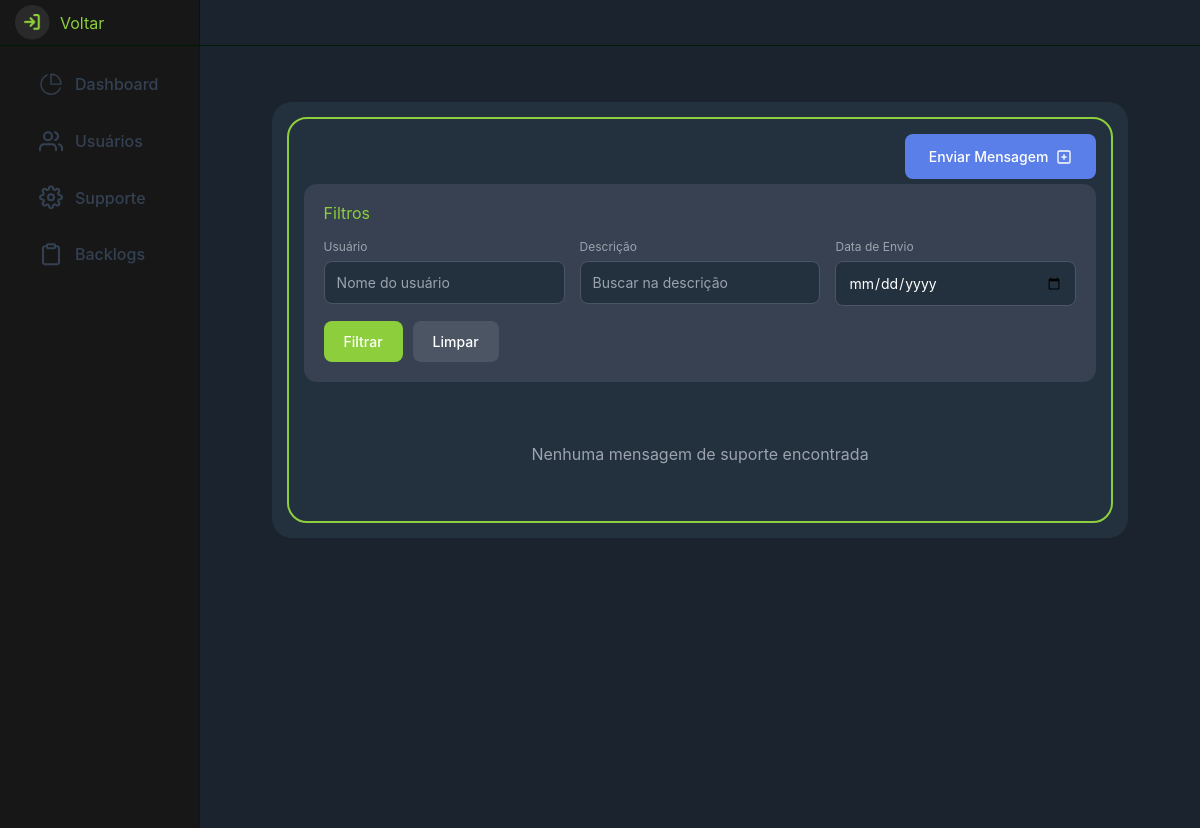
The page /dashboard/support/ (signed in) on the database as committed earlier.
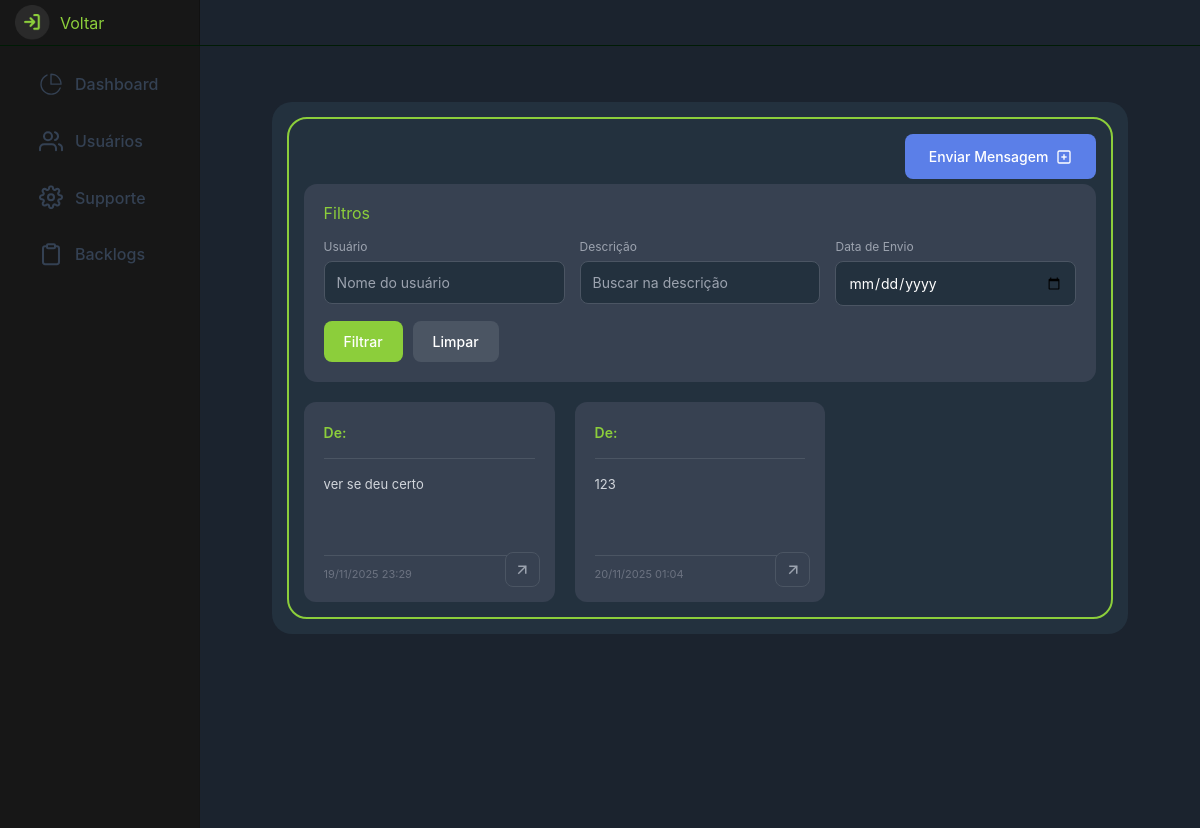
The same page on the database as committed later.
### Dashboard/models.py (models this page shows, shortened)
class SupportMensagens(models.Model):
    usuario = models.ForeignKey(Usuarios, on_delete=models.CASCADE, null=True)
    descricao = models.TextField(null=True)
    data_envio = models.DateTimeField(auto_now_add=True, null=True)

### Dashboard/views.py (the view)
# urls.py: path("support/", SupportMensagensListView.as_view(), name="support_list"),
class SupportMensagensListView(LoginRequiredMixin, ListView):
    model = SupportMensagens
    template_name = "dashboard/suporte/support_list.html"
    context_object_name = "support"
    paginate_by = 10
    def get_queryset(self):
        queryset = super().get_queryset()
        filtro_user = self.request.GET.get('user')
        filtro_data = self.request.GET.get('data_env')
        filtro_desc = self.request.GET.get('descricao')
        if filtro_user:
            queryset = queryset.filter(usuario__username__icontains=filtro_user)
        if filtro_data:
            queryset = queryset.filter(data_envio__gte=filtro_data)
        if filtro_desc:
            queryset = queryset.filter(descricao__icontains=filtro_desc)
        return queryset.order_by('data_envio')
    def get_context_data(self, **kwargs):
        context = super().get_context_data(**kwargs)
        context['filtro_user'] = self.request.GET.get('user', '')
        context['filtro_data'] = self.request.GET.get('data_env', '')
        context['filtro_desc'] = self.request.GET.get('descricao', '')
        return context

### Dashboard/templates/dashboard/suporte/support_list.html (shortened to what this page needs)
{% extends 'nav.html' %}
{% block center %}
<div class="container_main" style="
    display: flex;
    flex-direction: column;
    align-items: flex-start;
    width: 100%;
    min-height: 100vh;
    padding: 40px 5%;
">
    <div style="
        width: 100%;
        background-color: #23313e;
        border-radius: 20px;
        padding: 15px;
    ">
        <div style="
            width: 100%;
            background-color: transparent;
            border: 2px solid #8CCE3B;
            border-radius: 20px;
            padding: 15px;
            position: relative;
        ">
            <div style="
                position: absolute;
                top: 0;
                padding: 15px;
                right: 0;
                z-index: 10;
            ">
                <a href="{% url 'support_create' %}" style="
                    background-color: #5B7FE8;
                    color: white;
                    border: none;
                    border-radius: 8px;
                    padding: 12px 24px;
                    font-size: 14px;
                    font-weight: 500;
                    cursor: pointer;
                    display: flex;
                    align-items: center;
                    gap: 8px;
                    text-decoration: none;
                ">
                    <span>Enviar Mensagem</span>
                    <svg width="16" height="16" viewBox="0 0 24 24" fill="none" stroke="currentColor" stroke-width="2">
                        <rect x="3" y="3" width="18" height="18" rx="2" ry="2"></rect>
                        <line x1="12" y1="8" x2="12" y2="16"></line>
                        <line x1="8" y1="12" x2="16" y2="12"></line>
                    </svg>
                </a>
            </div>
            <div style="height: 50px;"></div>
            <div style="
                width: 100%;
                background-color: #374151;
                border-radius: 13px;
                padding: 20px;
                margin-bottom: 20px;
            ">
                <h3 style="color: #8CCE3B; font-size: 16px; margin-bottom: 15px;">Filtros</h3>
                <form method="GET" style="display: flex; gap: 15px; flex-wrap: wrap;">
                    <div style="flex: 1; min-width: 200px;">
                        <label style="color: #9ca3af; font-size: 12px; display: block; margin-bottom: 5px;">Usuário</label>
                        <input
                            type="text"
                            name="user"
                            placeholder="Nome do usuário"
                            value="{{ filtro_user }}"
                            style="
                                width: 100%;
                                padding: 10px 12px;
                                background-color: #23313e;
                                border: 1px solid #4b5563;
                                border-radius: 8px;
                                color: white;
                                font-size: 14px;
                            "
                        >
                    </div>
                    <div style="flex: 1; min-width: 200px;">
                        <label style="color: #9ca3af; font-size: 12px; display: block; margin-bottom: 5px;">Descrição</label>
                        <input
                            type="text"
                            name="descricao"
                            placeholder="Buscar na descrição"
                            value="{{ filtro_desc }}"
                            style="
                                width: 100%;
                                padding: 10px 12px;
                                background-color: #23313e;
                                border: 1px solid #4b5563;
                                border-radius: 8px;
                                color: white;
                                font-size: 14px;
                            "
                        >
                    </div>
                    <div style="flex: 1; min-width: 200px;">
                        <label style="color: #9ca3af; font-size: 12px; display: block; margin-bottom: 5px;">Data de Envio</label>
                        <input
                            type="date"
                            name="data_env"
                            value="{{ filtro_data }}"
                            style="
                                width: 100%;
                                padding: 10px 12px;
                                background-color: #23313e;
                                border: 1px solid #4b5563;
                                border-radius: 8px;
                                color: white;
                                font-size: 14px;
                            "
                        >
                    </div>
                    <div style="display: flex; gap: 10px; align-items: flex-end;">
                        <button
                            type="submit"
                            style="
                                background-color: #8CCE3B;
                                color: white;
                                border: none;
                                border-radius: 8px;
                                padding: 10px 20px;
                                font-size: 14px;
                                font-weight: 500;
                                cursor: pointer;
                            "
                        >
                            Filtrar
                        </button>
                        <a
                            href="{% url 'support_list' %}"
                            style="
                                background-color: #4b5563;
                                color: white;
                                border: none;
                                border-radius: 8px;
                                padding: 10px 20px;
                                font-size: 14px;
                                font-weight: 500;
                                cursor: pointer;
                                text-decoration: none;
                                display: inline-block;
                            "
                        >
                            Limpar
                        </a>
                    </div>
                </form>
            </div>
            <div style="
                display: grid;
                grid-template-columns: repeat(3, 1fr);
                gap: 20px;
                width: 100%;
            ">
                {% if support %}
                    {% for i in support %}
                    <div style="
                        background-color: #374151;
                        border-radius: 12px;
                        padding: 20px;
                        position: relative;
                        min-height: 200px;
                        display: flex;
                        flex-direction: column;
                    ">
                        <div style="
                            display: flex;
                            align-items: center;
                            margin-bottom: 15px;
                        ">
                            <span style="
                                color: #8CCE3B;
                                font-size: 14px;
                                font-weight: 600;
                            ">De:</span>
                        </div>
                        <div style="
                            width: 100%;
                            height: 1px;
                            background-color: #4b5563;
                            margin-bottom: 15px;
                        "></div>
                        <div style="
                            color: #d1d5db;
                            font-size: 13px;
                            line-height: 1.6;
                            flex-grow: 1;
                            overflow: hidden;
                            text-overflow: ellipsis;
                        ">
                            {{ i.descricao }}
                        </div>
                        <div style="
                            position: absolute;
                            bottom: 15px;
                            right: 15px;
                        ">
                            <a href="{% url 'support_delete' i.pk %}" style="
                                background-color: #374151;
                                width: 35px;
                                height: 35px;
                                border-radius: 8px;
                                display: flex;
                                align-items: center;
                                justify-content: center;
                                text-decoration: none;
                                border: 1px solid #4b5563;
                            ">
                                <svg width="18" height="18" viewBox="0 0 24 24" fill="none" stroke="#9ca3af" stroke-width="2">
                                    <line x1="7" y1="17" x2="17" y2="7"></line>
                                    <polyline points="7 7 17 7 17 17"></polyline>
                                </svg>
                            </a>
                        </div>
                        <div style="
                            margin-top: 10px;
                            padding-top: 10px;
                            border-top: 1px solid #4b5563;
                        ">
                            <div style="
                                display: flex;
                                justify-content: space-between;
                                font-size: 11px;
                                color: #6b7280;
                            ">
                                <span>{{ i.data_envio|date:"d/m/Y H:i" }}</span>
                            </div>
                        </div>
                    </div>
                    {% endfor %}
                {% else %}
                    <div style="
                        grid-column: 1 / -1;
                        text-align: center;
                        padding: 40px;
                        color: #9ca3af;
                    ">
                        Nenhuma mensagem de suporte encontrada
                    </div>
                {% endif %}
            </div>
        </div>
    </div>
</div>
{% endblock %}

Rows that differ between the two databases and show on the page:
added SupportMensagens: descricao "ver se deu certo", data_envio "19/11/2025 23:29"
added SupportMensagens: descricao "123", data_envio "20/11/2025 01:04"
Other text that changed with them:
text no longer shown: "Nenhuma mensagem de suporte encontrada"
